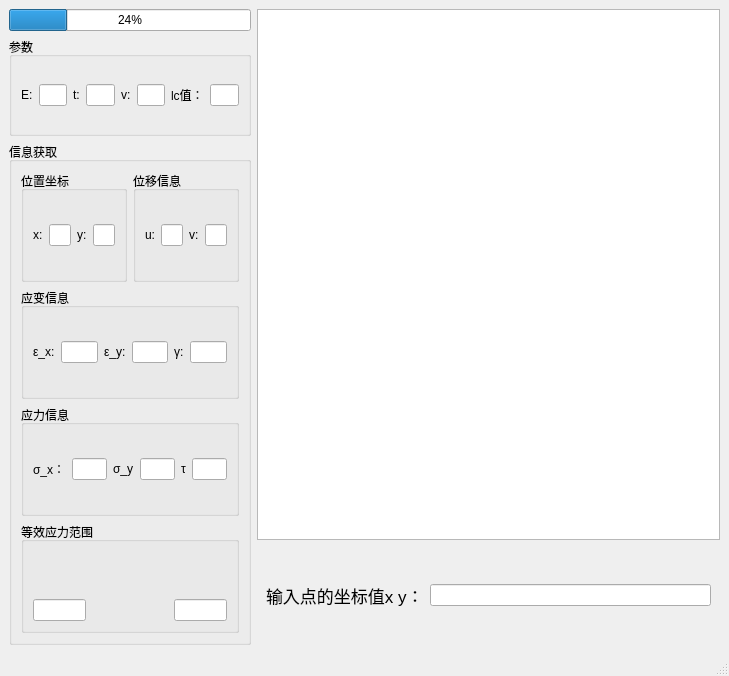
<?xml version="1.0" encoding="UTF-8"?>
<ui version="4.0">
 <class>MainWindow</class>
 <widget class="QMainWindow" name="MainWindow">
  <property name="geometry">
   <rect>
    <x>0</x>
    <y>0</y>
    <width>729</width>
    <height>676</height>
   </rect>
  </property>
  <property name="windowTitle">
   <string>MainWindow</string>
  </property>
  <widget class="QWidget" name="centralwidget">
   <layout class="QGridLayout" name="gridLayout_3" rowstretch="1,1,4,1" columnstretch="1,3">
    <item row="0" column="1" rowspan="3">
     <widget class="MyGraphicsView" name="graphicsView">
      <property name="maximumSize">
       <size>
        <width>16777215</width>
        <height>16777215</height>
       </size>
      </property>
     </widget>
    </item>
    <item row="0" column="0">
     <widget class="QProgressBar" name="progressBar">
      <property name="maximumSize">
       <size>
        <width>440</width>
        <height>16777215</height>
       </size>
      </property>
      <property name="value">
       <number>24</number>
      </property>
     </widget>
    </item>
    <item row="1" column="0">
     <widget class="QGroupBox" name="groupBox">
      <property name="maximumSize">
       <size>
        <width>440</width>
        <height>16777215</height>
       </size>
      </property>
      <property name="title">
       <string>参数</string>
      </property>
      <layout class="QHBoxLayout" name="horizontalLayout_2">
       <item>
        <widget class="QLabel" name="label">
         <property name="text">
          <string>E:</string>
         </property>
        </widget>
       </item>
       <item>
        <widget class="QLineEdit" name="lineEditE"/>
       </item>
       <item>
        <widget class="QLabel" name="label_2">
         <property name="text">
          <string>t:</string>
         </property>
        </widget>
       </item>
       <item>
        <widget class="QLineEdit" name="lineEditT"/>
       </item>
       <item>
        <widget class="QLabel" name="label_3">
         <property name="text">
          <string>v:</string>
         </property>
        </widget>
       </item>
       <item>
        <widget class="QLineEdit" name="lineEditV"/>
       </item>
       <item>
        <widget class="QLabel" name="label_8">
         <property name="text">
          <string>lc值：</string>
         </property>
        </widget>
       </item>
       <item>
        <widget class="QLineEdit" name="lcValue"/>
       </item>
      </layout>
     </widget>
    </item>
    <item row="2" column="0" rowspan="2">
     <widget class="QGroupBox" name="groupBox_5">
      <property name="maximumSize">
       <size>
        <width>440</width>
        <height>16777215</height>
       </size>
      </property>
      <property name="title">
       <string>信息获取</string>
      </property>
      <layout class="QGridLayout" name="gridLayout_2">
       <item row="0" column="0">
        <widget class="QGroupBox" name="groupBox_6">
         <property name="title">
          <string>位置坐标</string>
         </property>
         <layout class="QHBoxLayout" name="horizontalLayout_3">
          <item>
           <widget class="QLabel" name="label_4">
            <property name="text">
             <string>x:</string>
            </property>
           </widget>
          </item>
          <item>
           <widget class="QLineEdit" name="lineEditPointX"/>
          </item>
          <item>
           <widget class="QLabel" name="label_6">
            <property name="text">
             <string>y:</string>
            </property>
           </widget>
          </item>
          <item>
           <widget class="QLineEdit" name="lineEditPointY"/>
          </item>
         </layout>
        </widget>
       </item>
       <item row="0" column="1">
        <widget class="QGroupBox" name="groupBox_9">
         <property name="title">
          <string>位移信息</string>
         </property>
         <layout class="QHBoxLayout" name="horizontalLayout_6">
          <item>
           <widget class="QLabel" name="label_9">
            <property name="text">
             <string>u:</string>
            </property>
           </widget>
          </item>
          <item>
           <widget class="QLineEdit" name="mu"/>
          </item>
          <item>
           <widget class="QLabel" name="label_10">
            <property name="text">
             <string>v:</string>
            </property>
           </widget>
          </item>
          <item>
           <widget class="QLineEdit" name="nu"/>
          </item>
         </layout>
        </widget>
       </item>
       <item row="1" column="0" colspan="2">
        <widget class="QGroupBox" name="groupBox_8">
         <property name="title">
          <string>应变信息</string>
         </property>
         <layout class="QHBoxLayout" name="horizontalLayout_5">
          <item>
           <widget class="QLabel" name="label_7">
            <property name="text">
             <string>ε_x:</string>
            </property>
           </widget>
          </item>
          <item>
           <widget class="QLineEdit" name="epsilonX"/>
          </item>
          <item>
           <widget class="QLabel" name="label_13">
            <property name="text">
             <string>ε_y:</string>
            </property>
           </widget>
          </item>
          <item>
           <widget class="QLineEdit" name="epsilonY"/>
          </item>
          <item>
           <widget class="QLabel" name="label_14">
            <property name="text">
             <string>γ:</string>
            </property>
           </widget>
          </item>
          <item>
           <widget class="QLineEdit" name="gamma"/>
          </item>
         </layout>
        </widget>
       </item>
       <item row="2" column="0" colspan="2">
        <widget class="QGroupBox" name="groupBox_7">
         <property name="title">
          <string>应力信息</string>
         </property>
         <layout class="QHBoxLayout" name="horizontalLayout_4">
          <item>
           <widget class="QLabel" name="label_5">
            <property name="text">
             <string>σ_x：</string>
            </property>
           </widget>
          </item>
          <item>
           <widget class="QLineEdit" name="sigmaX"/>
          </item>
          <item>
           <widget class="QLabel" name="label_11">
            <property name="text">
             <string>σ_y</string>
            </property>
           </widget>
          </item>
          <item>
           <widget class="QLineEdit" name="sigmaY"/>
          </item>
          <item>
           <widget class="QLabel" name="label_12">
            <property name="text">
             <string>τ</string>
            </property>
           </widget>
          </item>
          <item>
           <widget class="QLineEdit" name="tau"/>
          </item>
         </layout>
        </widget>
       </item>
       <item row="3" column="0" colspan="2">
        <widget class="QGroupBox" name="groupBox_4">
         <property name="title">
          <string>等效应力范围</string>
         </property>
         <layout class="QGridLayout" name="gridLayout">
          <item row="0" column="0" colspan="3">
           <widget class="QLabel" name="colorBar">
            <property name="lineWidth">
             <number>11</number>
            </property>
            <property name="text">
             <string/>
            </property>
           </widget>
          </item>
          <item row="1" column="0">
           <widget class="QLineEdit" name="lineEditMin"/>
          </item>
          <item row="1" column="1">
           <spacer name="horizontalSpacer">
            <property name="orientation">
             <enum>Qt::Orientation::Horizontal</enum>
            </property>
            <property name="sizeHint" stdset="0">
             <size>
              <width>130</width>
              <height>20</height>
             </size>
            </property>
           </spacer>
          </item>
          <item row="1" column="2">
           <widget class="QLineEdit" name="lineEditMax"/>
          </item>
         </layout>
        </widget>
       </item>
      </layout>
     </widget>
    </item>
    <item row="3" column="1">
     <widget class="MyStackedWidget" name="myStackedWidget">
      <property name="font">
       <font>
        <pointsize>6</pointsize>
       </font>
      </property>
      <property name="currentIndex">
       <number>1</number>
      </property>
      <widget class="QWidget" name="initPage">
       <layout class="QHBoxLayout" name="horizontalLayout">
        <item>
         <widget class="QLabel" name="label_15">
          <property name="font">
           <font>
            <pointsize>21</pointsize>
           </font>
          </property>
          <property name="text">
           <string>为平面绘制草图</string>
          </property>
         </widget>
        </item>
       </layout>
      </widget>
      <widget class="QWidget" name="startPage">
       <layout class="QHBoxLayout" name="horizontalLayout_7">
        <item>
         <widget class="QLabel" name="label_16">
          <property name="font">
           <font>
            <pointsize>13</pointsize>
           </font>
          </property>
          <property name="text">
           <string>输入点的坐标值x y：</string>
          </property>
         </widget>
        </item>
        <item>
         <widget class="QLineEdit" name="startInput"/>
        </item>
       </layout>
      </widget>
      <widget class="QWidget" name="page">
       <layout class="QHBoxLayout" name="horizontalLayout_8">
        <item>
         <widget class="QLabel" name="label_17">
          <property name="font">
           <font>
            <pointsize>11</pointsize>
           </font>
          </property>
          <property name="text">
           <string>拾取直线的终点或者输入x，y：</string>
          </property>
         </widget>
        </item>
        <item>
         <widget class="QLineEdit" name="endInput"/>
        </item>
       </layout>
      </widget>
     </widget>
    </item>
   </layout>
  </widget>
  <widget class="QMenuBar" name="menubar">
   <property name="geometry">
    <rect>
     <x>0</x>
     <y>0</y>
     <width>729</width>
     <height>33</height>
    </rect>
   </property>
  </widget>
  <widget class="QStatusBar" name="statusbar"/>
 </widget>
 <customwidgets>
  <customwidget>
   <class>MyStackedWidget</class>
   <extends>QStackedWidget</extends>
   <header>MyStackedWidget.h</header>
   <container>1</container>
  </customwidget>
  <customwidget>
   <class>MyGraphicsView</class>
   <extends>QGraphicsView</extends>
   <header location="global">MyGraphicsView.h</header>
  </customwidget>
 </customwidgets>
 <resources/>
 <connections/>
</ui>
